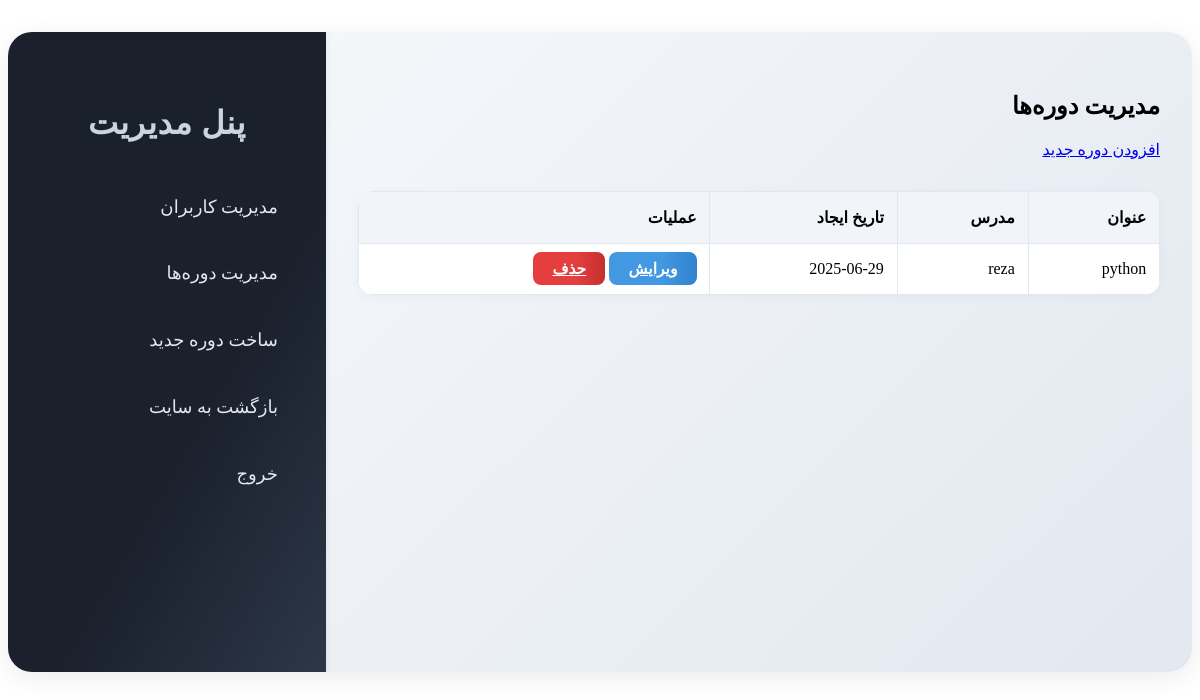
Page /admin/courses (signed in) on the committed database.
### app.py (models this page shows, shortened)
class Course(db.Model):
    id = db.Column(db.Integer, primary_key=True)
    title = db.Column(db.String(200), nullable=False)
    description = db.Column(db.Text, nullable=False)
    instructor = db.Column(db.String(100), nullable=False)
    image_url = db.Column(db.String(255), nullable=True)
    created_at = db.Column(db.DateTime, default=datetime.utcnow)

### app.py (the view)
@app.route('/admin/courses')
@login_required
@admin_required
def admin_courses():
    courses = Course.query.order_by(Course.created_at.desc()).all()
    return render_template('admin/courses.html', courses=courses)

### app.py (called while the page is built)
@login_manager.user_loader
def load_user(user_id):
    return User.query.get(int(user_id))

def admin_required(f):
    @wraps(f)
    def decorated_function(*args, **kwargs):
        if not current_user.is_authenticated or not getattr(current_user, 'is_admin', False):
            flash('دسترسی فقط برای مدیران مجاز است.', 'danger')
            return redirect(url_for('login'))
        return f(*args, **kwargs)
    return decorated_function

### templates/admin/courses.html
{% extends 'admin/layout.html' %}
{% block head %}
    <link rel="stylesheet" href="{{ url_for('static', filename='css/admin-entities.css') }}">
{% endblock %}
{% block content %}
<h2>مدیریت دوره‌ها</h2>
<a href="{{ url_for('admin_add_course') }}" class="btn btn-primary" style="margin-bottom:1rem;">افزودن دوره جدید</a>
<table class="admin-entity-table">
    <thead>
        <tr>
            <th>عنوان</th>
            <th>مدرس</th>
            <th>تاریخ ایجاد</th>
            <th>عملیات</th>
        </tr>
    </thead>
    <tbody>
        {% for course in courses %}
        <tr>
            <td>{{ course.title|e }}</td>
            <td>{{ course.instructor|e }}</td>
            <td>{{ course.created_at.strftime('%Y-%m-%d') }}</td>
            <td>
                <a href="{{ url_for('admin_edit_course', course_id=course.id) }}" class="btn btn-sm btn-primary">ویرایش</a>
                <a href="{{ url_for('admin_delete_course', course_id=course.id) }}" class="btn btn-sm btn-danger" onclick="return confirm('آیا مطمئن هستید؟')">حذف</a>
            </td>
        </tr>
        {% endfor %}
    </tbody>
</table>
{% endblock %}

### static/css/admin-entities.css (style rules this page uses)
.admin-entity-table { width: 100%; border-collapse: collapse; margin-top: 2rem; background: #fff; border-radius: 1rem; overflow: hidden; box-shadow: 0 2px 8px rgba(0,0,0,0.04); direction: rtl; text-align: right; font-size: 1rem; }
.admin-entity-table th, .admin-entity-table td { padding: 1rem 0.8rem; border: 1px solid #e2e8f0; }
.admin-entity-table th { background: #f1f5f9; font-weight: 700; text-align: right; white-space: nowrap; }
.admin-entity-table .btn { padding: 0.5rem 1.2rem; border-radius: 0.5rem; font-size: 0.97rem; font-weight: 600; border: none; cursor: pointer; transition: background 0.18s; }
.admin-entity-table .btn-primary { background: linear-gradient(90deg, #4299e1 60%, #3182ce 100%); color: #fff; }
.admin-entity-table .btn-danger { background: linear-gradient(90deg, #e53e3e 60%, #c53030 100%); color: #fff; }

### rows in the picture
Course: title "python", instructor "reza", created_at "2025-06-29"
